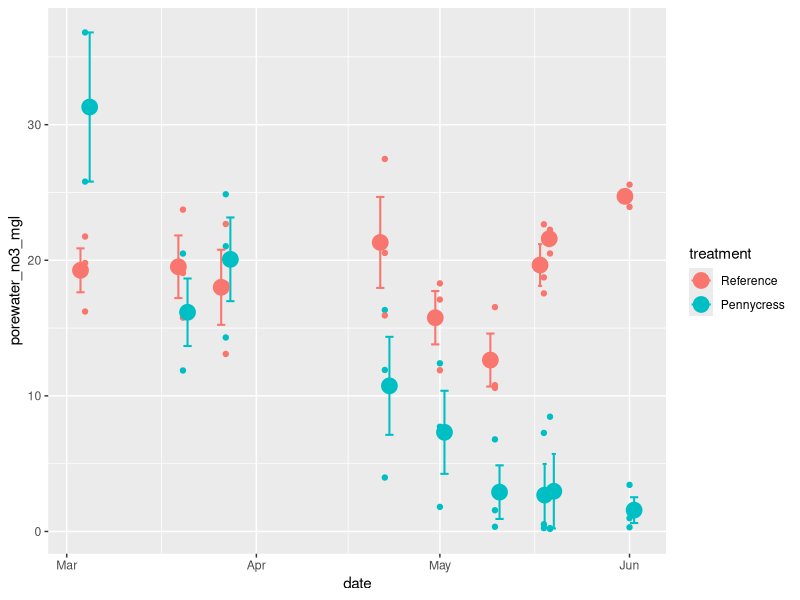
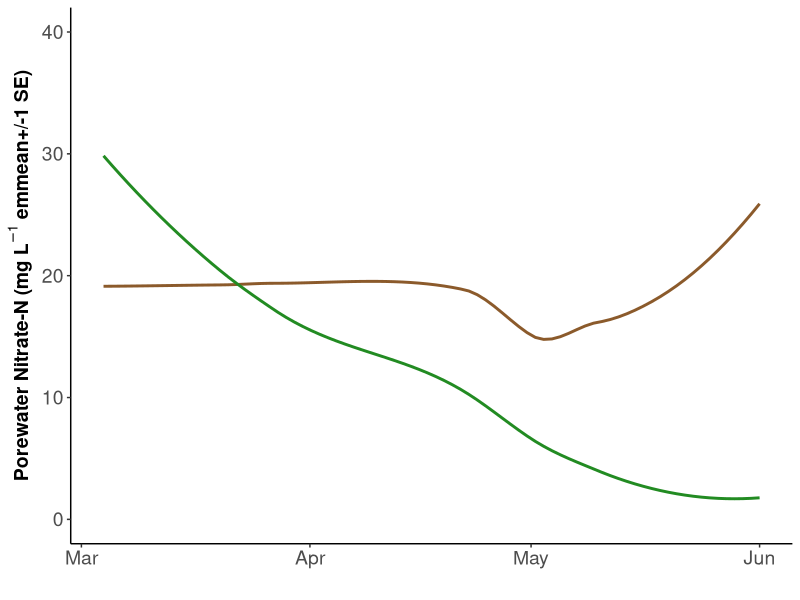
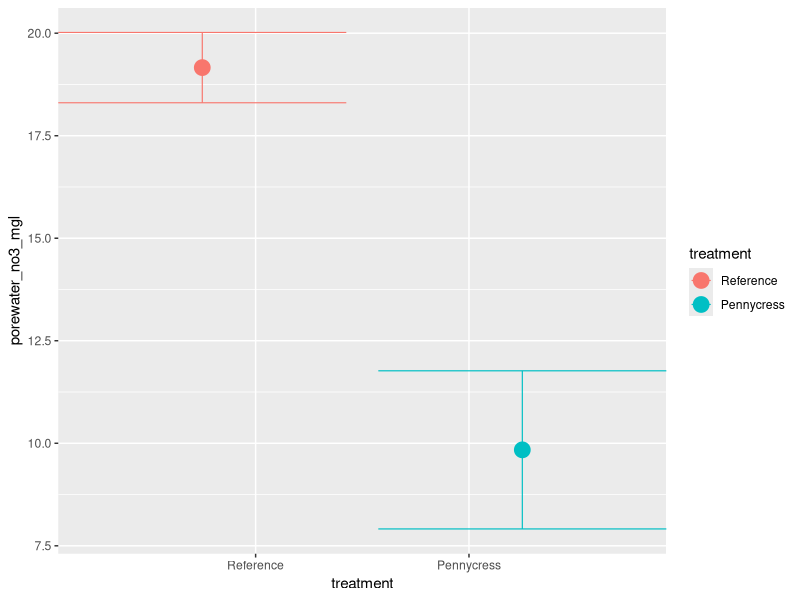
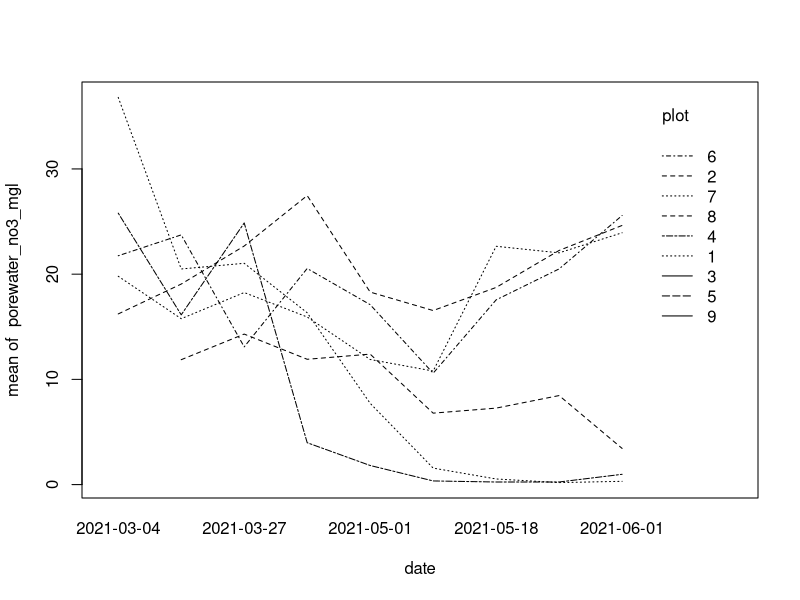
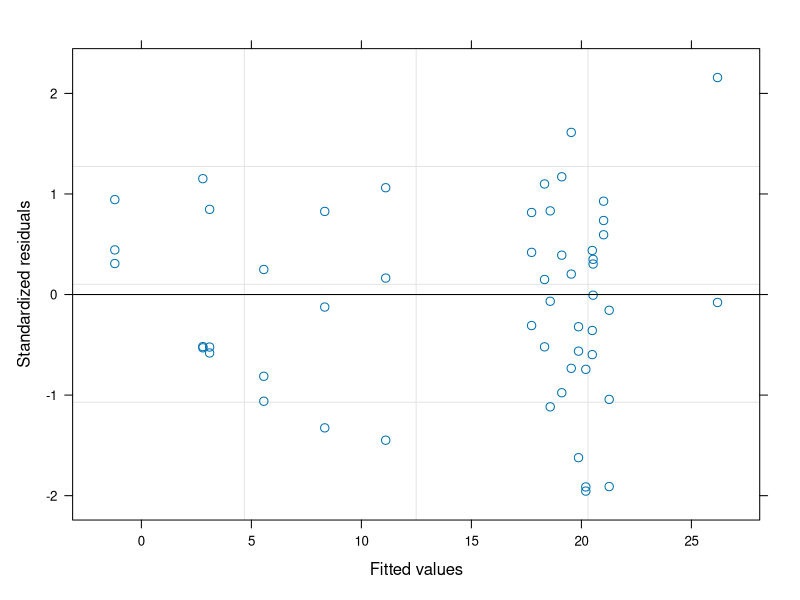
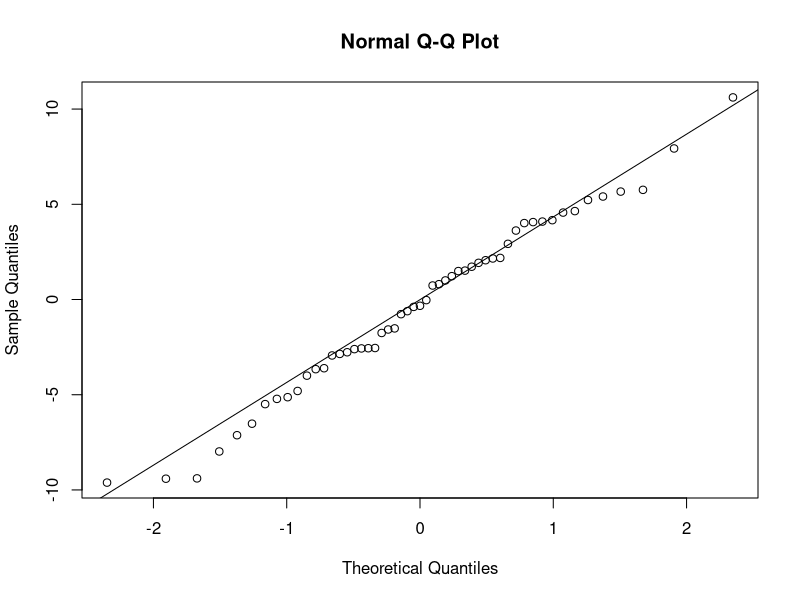

Reproduce these figures in R, in order. (Note: this script raises an error after producing the figures.)
# LOAD LIBRARIES ----
library(readxl)
library(effects)
library(tidyverse) 
library(car)
library(multcompView)
library(nlme)
library(emmeans)
library(multcomp)
library(lubridate)
library(broom)
library(tidyr)

# # # # # # # # # # # # # # # # # # # # # # # # # # # # # # # # # # # # # # # # # # # # # # # # #
#  SOIL POREWATER ANALYSIS REMOVING THE EFFECT OF PC+N DUE TO APPLICATION ISSUES CAUSING HUGE SE----
# # # # # # # # # # # # # # # # # # # # # # # # # # # # # # # # # # # # # # # # # # # # # # # # #

# Results:
# Reject the null hypothesis,  t-ratio=4.7, df=4, p-value=0.009
# There is a difference between pc and reference
# treatment   emmean   SE  df   lower.CL  upper.CL
# Reference    19.6   1.38  5    16.07     23.2
# Pennycress   10.4   1.40  4     6.51     14.3

# No significant block effect 
# Pennycress reduces N in soil porewater by almost 50% 




# READ IN THE DATA ----
no3.df <- read_excel("Data/Lysimeter/combined lysimiter pore water.xlsx")

# DATA MUTATIONS ----
# Create treatment columns
no3.df <- no3.df %>% 
  mutate(treatment = case_when(
    plot == 1 ~ "Pennycress",
    plot == 2 ~ "Reference",
    plot == 3 ~ "Pennycress_N",
    plot == 4 ~ "Pennycress",
    plot == 5 ~ "Pennycress_N",
    plot == 6 ~ "Reference",
    plot == 7 ~ "Reference",
    plot == 8 ~ "Pennycress",
    plot == 9 ~ "Pennycress_N"
  )) 

# create month and year column
no3.df <- no3.df %>% 
  mutate(year = year(date),
         month = month(date))

# remove and arrange stuff
no3.df <- no3.df %>% 
  filter(type =="lysimeter") %>% 
  filter(year != 2020 & month >= 3) %>% 
  arrange(month, treatment, plot, block) 

# make factors
no3.df <- no3.df %>% 
  mutate( 
    treatment = as.factor(treatment),
    plot=as.factor(plot),
    month=as.factor(month),
    date = as_date(date),
    treatment = as.factor(treatment),
    block = as.factor(block)
  ) 

# reorder factors
no3.df <- no3.df %>% 
  mutate(treatment = fct_relevel(treatment, "Reference", "Pennycress", "Pennycress_N" )) 

# summarize as means
no3.df <- no3.df %>% 
  ungroup() %>% 
  group_by(date, plot, treatment, block) %>% 
  summarize (
    porewater_no3_mgl = mean(porewater_no3_mgl, na.rm=TRUE),
    porewater_nh3_mgl = mean(porewater_nh3_mgl, na.rm=TRUE),
    porewater_drp_ugl = mean(porewater_drp_ugl, na.rm=TRUE),
  ) %>% 
  arrange(date, plot)

# remove pc+n treatment
no3.df <- no3.df %>%
  filter(treatment != "Pennycress_N")

# # # # # # # # # # # # # # # # # # # # # # # # # # # # # # # # # # # # # # # # # # # # # # # # #
#  PLOTTING ----
# # # # # # # # # # # # # # # # # # # # # # # # # # # # # # # # # # # # # # # # # # # # # # # # #

no3.df %>% 
  ggplot(aes(date, porewater_no3_mgl, color=treatment)) +
  geom_point() +
  stat_summary(
    fun.data = mean_se, na.rm = TRUE, geom = "errorbar", width = 3, size=.7,
    position = position_dodge2(width = 3)) +
  stat_summary(
    fun=mean, na.rm = TRUE, geom = "point", size = 5,
    position = position_dodge2(width = 3))

# ME MAKE PLOT ---
smooth.plot <- ggplot(data = no3.df, mapping = aes(x = date, y = porewater_no3_mgl, color = treatment)) +
  geom_smooth(se = FALSE) +
  #geom_point(size = 3, position = position_dodge2(width = 0.7), shape = 5) +
  #stat_summary(
    #fun.data = mean_se, na.rm = TRUE, geom = "errorbar", width = 3, size = 0.7,
    #position = position_dodge2(width = 3)) +
  #stat_summary(
    #fun = mean, na.rm = TRUE, geom = "point", size = 5, 
    #position = position_dodge2(width = 3)) +
  scale_y_continuous(limits = c(0,40)) +
  labs(x="", y=expression(bold("Porewater Nitrate-N (mg L"^-1~"emmean+/-1 SE)"))) + theme(axis.line = element_line(linetype = "solid"),
    axis.title = element_text(size = 14),
    axis.text = element_text(size = 14),
    plot.title = element_text(size = 14),
    panel.background = element_rect(fill = NA)) + theme(legend.key = element_rect(fill = NA),
    legend.background = element_rect(fill = NA), 
    legend.position = "NULL") +
  scale_color_manual(values = c("tan4", "forestgreen")) 
smooth.plot

ggplot(data = no3.df, mapping = aes(x = treatment, y = porewater_no3_mgl, color = treatment)) +
  stat_summary(
    fun.data = mean_se, na.rm = TRUE, geom = "errorbar", width = 3, size = 0.4,
    position = position_dodge2(width = 3)) +
  stat_summary(
    fun = mean, na.rm = TRUE, geom = "point", size = 5, 
    position = position_dodge2(width = 3))


# my brain broke at this one
# EFFECT OF BLOCK ----
with(no3.df, interaction.plot(date, plot, porewater_no3_mgl))

# # # # # # # # # # # # # # # # # # # # # # # # # # # # # # # # # # # # # # # # # # # # # # # # #
#  STATISTICAL ANALYSIS ----
# # # # # # # # # # # # # # # # # # # # # # # # # # # # # # # # # # # # # # # # # # # # # # # # #

# create linear model
lme_fitno3.block <- lme(fixed = porewater_no3_mgl ~  treatment * date ,  
                        random = ~ 1 | plot/block, 
                        method='REML',
                        corr = corAR1( form= ~1 | plot/block),
                        data = no3.df)
# equal variance
plot(lme_fitno3.block)

# normality
qqnorm(resid(lme_fitno3.block))
qqline(resid(lme_fitno3.block))

# analysis
Anova(lme_fitno3.block, type="III")

# without block
lme_fitno3.noblock <- lme(fixed = porewater_no3_mgl ~  treatment * date ,  
                        random = ~ 1 | plot, 
                        method='REML',
                        corr = corAR1( form= ~1 | plot),
                        data = no3.df)
Anova(lme_fitno3.noblock, type = "3")

# no effect of block, just gonna leave it in to be safe

# treatment effects
emmeans(lme_fitno3.block, pairwise ~ treatment, adjust="bonferroni")

marginal = emmeans(lme_fitno3.block, 
                   ~ treatment*date)

plot(marginal, comparisons = TRUE)

# treatment by date interaction 
emminteraction = emmeans(lme_fitno3.block, 
                         pairwise ~ treatment*date,
                         adjust="bonferroni",
                         alpha=0.5)
emminteraction$contrasts

# # # # # # # # # # # # # # # # # # # # # # # # # # # # # # # # # # # # # # # # # # # # # # # # #
# FINAL PLOT ----
# # # # # # # # # # # # # # # # # # # # # # # # # # # # # # # # # # # # # # # # # # # # # # # # #

no3_lsmeans.df <- as.data.frame(lsmeans(lme_fitno3.block, eff ~ treatment*date)$lsmeans)

# The final Plot -----
no3_lsmeans.df %>% 
  ggplot(aes(date, lsmean, color=treatment, group=treatment)) +
  geom_point() +
  geom_line() +
  geom_errorbar(aes(ymin = lsmean-SE, ymax = lsmean+SE), 
                stat="identity", width = 0.2) 

no3_lsmeans.df %>% 
  ggplot(aes(date, lsmean, color=treatment, group=treatment)) +
  geom_point() +
  geom_line() +
  geom_pointrange(aes(ymin = lower.CL,
                      ymax = upper.CL))

  ggplot(data = all_data, mapping = aes(x = Condition, y = Support)) +
  stat_summary(
    fun.data = mean_se, na.rm = TRUE, geom = "errorbar", width = .3, size=.7) +
  stat_summary(
    fun=mean, na.rm = TRUE, geom = "point", size = 5)


season.plot <- no3.df %>% 
  ggplot(aes(treatment, porewater_no3_mgl, color=treatment)) +
  stat_summary(
    fun.data = mean_se, na.rm = TRUE, geom = "errorbar", width = .3, size=.7) +
  stat_summary(
    fun=mean, na.rm = TRUE, geom = "point", size = 5) +
  expand_limits(y=0) + theme(axis.line = element_line(linetype = "solid"),
    panel.background = element_rect(fill = NA)) +labs(y = "Soil Porewater No3(mg/L)", colour = "treatment") +
  labs(x = "") +
  scale_y_continuous(limits = c(0,40)) +
  annotate("text", x = "Reference", y = 16, label = "A", size = 7) +
  annotate("text", x = "Pennycress", y = 6, label = "B", size = 7) + 
  labs(y = "Porewater Nitrate Nitrogen (mgL)") +
  theme(axis.title = element_text(size = 15),
    axis.text = element_text(size = 14),
    axis.text.x = element_text(size = 14),
    plot.title = element_text(size = 16),
    legend.text = element_text(size = 14),
    legend.title = element_text(size = 14),
    legend.key = element_rect(fill = NA),
    legend.background = element_rect(fill = NA)) +
  scale_color_manual(values = c("tan4", "forestgreen"))
season.plot
no3.df %>% 
  ggplot(aes(treatment, porewater_no3_mgl, color=treatment)) + 
  geom_blank() + 
  theme(axis.line = element_line(linetype = "solid"),
        panel.background = element_rect(fill = NA)) +
  labs(y = "Soil Porewater No3(mg/L)", colour = "Treatment") +
  labs(x = "Treatment") +
  scale_color_manual(values = c("tan4", "forestgreen"))

# patchwork ----
library(patchwork)
smooth.plot + season.plot

full.plot <- smooth.plot + season.plot +
  plot_layout(ncol=2, guides = "collect", widths = c(4,1)) + theme(axis.title.y = element_blank(), 
                                                  axis.text.y = element_blank(),
                                                  axis.line.y = element_blank(),
                                                  axis.ticks.y = element_blank(),
                                                  axis.text.x = element_blank()
                                                  )
                                                  
full.plot
ggsave(filename = "Figures/Porewater Final Plot.pdf", full.plot,
       width = 7, height = 7, units = "in")

ggsave(filename = "Figures/Nitrate EMM.pdf", no3n_emm.plot,
       width = 9, height = 7, units = "in")
